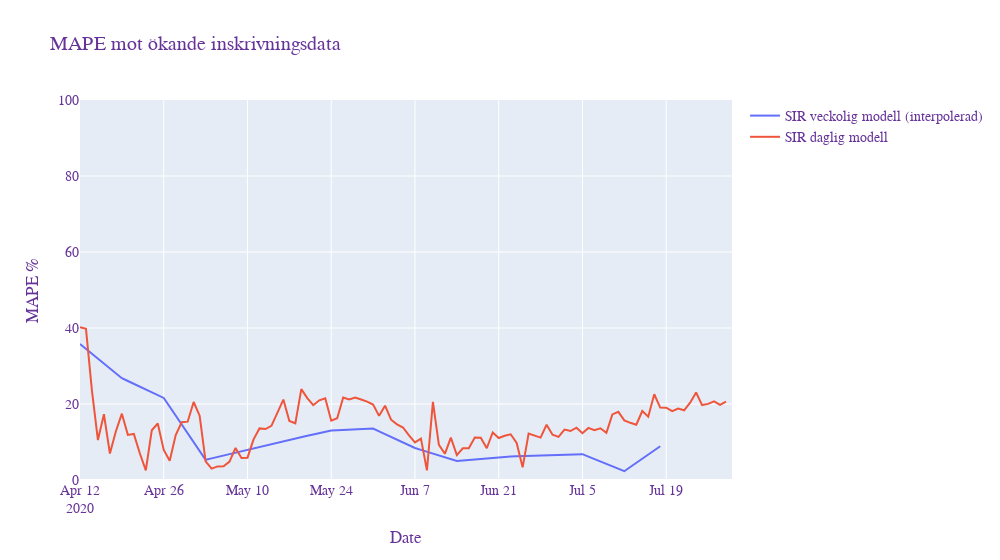
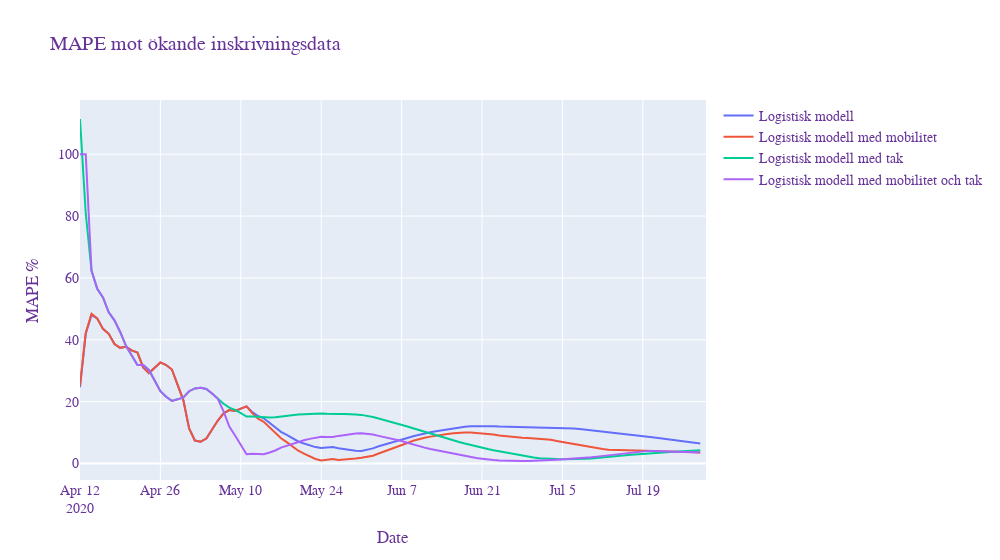

Notebook cell for these charts, in order:
### Code cell
#plotting off MAPE data

MAPEfig1 = go.Figure()

#SIR MAPE week to daily
MAPEfig1.add_trace(go.Scatter(x=pd.Series(pd.date_range(pd.to_datetime('2020-03-01')+timedelta(days=42), freq="D", periods=data_points_MAPE)), 
                    y=SIR_MAPE_week2daily,
                    mode='lines',
                    name='SIR veckolig modell (interpolerad)'))

#SIR MAPE daily
MAPEfig1.add_trace(go.Scatter(x=pd.Series(pd.date_range(pd.to_datetime('2020-03-01')+timedelta(days=42), freq="D", periods=data_points_MAPE)), 
                    y=MAPE_data['MAPE_SIR_daily'],
                    mode='lines',
                    name='SIR daglig modell'))



MAPEfig1.update_layout(
                    title='MAPE mot ökande inskrivningsdata',
                    xaxis_title='Date',
                    yaxis_title='MAPE %',
                    autosize=False,
                    width=1000,
                    xaxis_range=[pd.to_datetime('2020-03-01')+timedelta(days=42),pd.to_datetime('2020-03-01')+timedelta(days=42)+timedelta(days=data_points_MAPE)],
                    yaxis_range=[0,100],
                    font=dict(
                      family="Courier New, monospace",
                      size=14,
                      color="RebeccaPurple"
    )
) 
MAPEfig1.show()

MAPEfig2 = go.Figure()


#logistiska MAPE
MAPEfig2.add_trace(go.Scatter(x=pd.Series(pd.date_range(pd.to_datetime('2020-03-01')+timedelta(days=42), freq="D", periods=data_points_MAPE)), 
                    y=MAPE_data['MAPE_logistiska'],
                    mode='lines',
                    name='Logistisk modell'))

#logistiska mobilitet MAPE
MAPEfig2.add_trace(go.Scatter(x=pd.Series(pd.date_range(pd.to_datetime('2020-03-01')+timedelta(days=42), freq="D", periods=data_points_MAPE)), 
                    y=MAPE_data['MAPE_logistiska_mobilitet'],
                    mode='lines',
                    name='Logistisk modell med mobilitet'))

#logistiska tak MAPE
MAPEfig2.add_trace(go.Scatter(x=pd.Series(pd.date_range(pd.to_datetime('2020-03-01')+timedelta(days=42), freq="D", periods=data_points_MAPE)), 
                    y=MAPE_data['MAPE_logistiska_tak'],
                    mode='lines',
                    name='Logistisk modell med tak'))

#logistiska mobilitet tak MAPE
MAPEfig2.add_trace(go.Scatter(x=pd.Series(pd.date_range(pd.to_datetime('2020-03-01')+timedelta(days=42), freq="D", periods=data_points_MAPE)),
                    y=MAPE_data['MAPE_logistiska_mobilitet_tak'],
                    mode='lines',
                    name='Logistisk modell med mobilitet och tak'))

MAPEfig2.update_layout(
                    title='MAPE mot ökande inskrivningsdata',
                    xaxis_title='Date',
                    yaxis_title='MAPE %',
                    autosize=False,
                    width=1000,
                    xaxis_range=[pd.to_datetime('2020-03-01')+timedelta(days=42),pd.to_datetime('2020-03-01')+timedelta(days=42)+timedelta(days=data_points_MAPE)],
                    
                    font=dict(
                      family="Courier New, monospace",
                      size=14,
                      color="RebeccaPurple"
    )
) 
MAPEfig2.show()
